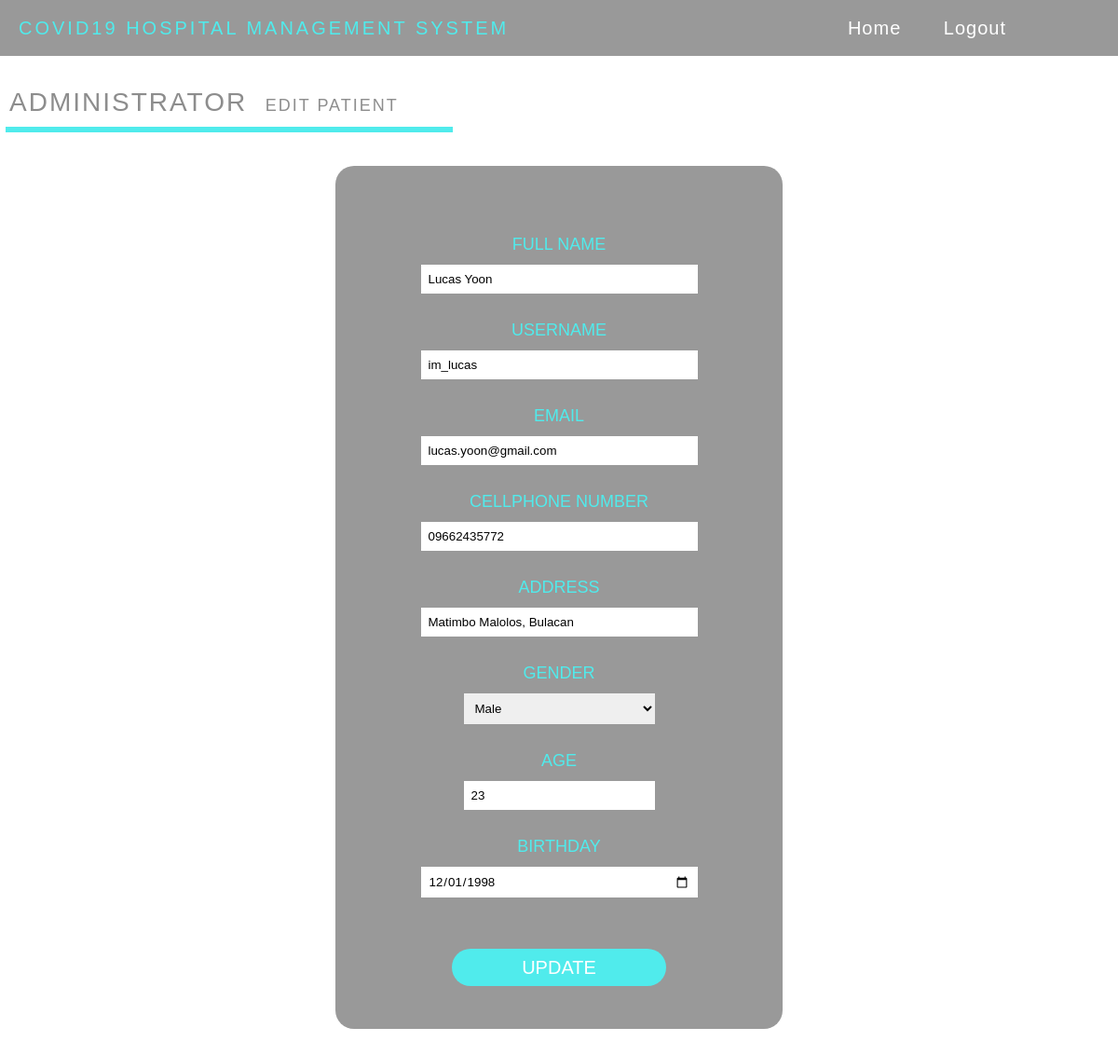
Page /admin/edit-ptn.php?id=1 on the committed database.
### tables this page shows
CREATE TABLE `patient` (
  `patient_ID` int(11) NOT NULL,
  `doctor_ID` int(20) NOT NULL,
  `pFullName` varchar(255) NOT NULL,
  `pUsername` varchar(255) NOT NULL,
  `pPassword` varchar(255) NOT NULL,
  `pEmail` varchar(255) NOT NULL,
  `pNumber` varchar(50) NOT NULL,
  `pAge` int(20) NOT NULL,
  `pBirthday` date NOT NULL,
  `pAddress` varchar(255) NOT NULL,
  `pGender` varchar(255) NOT NULL,
  `pProfilepic` varchar(255) NOT NULL
);

### admin/edit-ptn.php (the view, shortened to what this page needs)
<?php
	include("../include/config.php");
	$did = intval($_GET['id']);
?>
<!DOCTYPE html>
<html lang="en">
	<head>
		<link rel="stylesheet" href="styles.css">
	</head>
	<body>
		<div class="wrapper" id="wrapper">
			<div class="top_navbar">
				<div class="menu">
					<div class="logo">COVID19 Hospital Management System</div>
					<li><a href="home.php">Home</a>
					<a href="../include/logout.php" onClick="return confirm('Are you sure you want to logout?')">Logout</a></li>
				</div>
			</div>
			<p>ADMINISTRATOR&nbsp <small>EDIT PATIENT</small></p>
			<hr>
			<br><br>
			<div class="dfrm">
	<form role="form" name="adddoc" method="post" onSubmit="return valid();">
				<?php $sql=mysqli_query($conn,"select * from patient where patient_ID ='$did'");
					while($data=mysqli_fetch_array($sql)){ ?>
				<br><br><br>
				<label>FULL NAME</label>
				<input type="text" placeholder="Enter Full Name" name="fullname" value="<?php echo $data['pFullName']; ?>" required><br>
				<label>USERNAME</label>
				<input type="text" placeholder="Enter Username" name="username" value="<?php echo $data['pUsername']; ?>" required><br>
				<label>EMAIL</label>
				<input type="email" placeholder="Enter Email" name="email" value="<?php echo $data['pEmail']; ?>" required><br>
				<label>CELLPHONE NUMBER</label>
				<input type="text" placeholder="Enter Cellphone Number" name="number" value="<?php echo $data['pNumber']; ?>" required><br>
				<label>ADDRESS</label>
				<input type="text" placeholder="Enter Complete Address" name="address" value="<?php echo $data['pAddress']; ?>" required><br>
				<label>GENDER</label>
				<select name="gender" required>
				<option value="<?php echo $data['pGender']; ?>"><?php echo $data['pGender']; ?></option>
				</select><br>
				<label>AGE</label>
				<input type="number" name="age" value="<?php echo $data['pAge']; ?>" required><br>
				<label>BIRTHDAY</label>
				<input type="date" name="bday" value="<?php echo $data['pBirthday']; ?>" required><br>
				<br><br>
				<input type="submit" class="fbtn" value="UPDATE" name="epbtn"/>
				<br><br><br>
				<?php } ?>
				</div>
			<br><br><br><br><br>
		</div>
	</body>
</html>

### admin/styles.css (style rules this page uses)
* { margin: 0; padding: 0; list-style: none; box-sizing: border-box; text-decoration: none; font-family: Helvetica; }
li, a { font-size: 20px; text-decoration: none; color: #999; }
.wrapper { width: 100%; height: 100%; }
.top_navbar { background: #999; height: 60px; display: flex; position: fixed; width: 100%; top: 0; }
.top_navbar .menu { width: calc(100% - 80px); height: 100%; display: flex; justify-content: space-between; align-items: center; padding: 0 20px; }
.top_navbar .menu .logo { color: #50ebec; text-transform: uppercase; letter-spacing: 3px; font-size: 20px; }
.top_navbar .menu li a { color: white; padding: 10px; text-decoration: none; display: inline-block; letter-spacing: 1px; font-size: 20px; margin: 0 10px; }
p { margin-top: 7%; padding: 10px; color: #8d8d8d; font-size: 28px; letter-spacing: 2px; }
small { font-size: 18px; }
hr { margin-left: .5%; width: 40%; padding: 3px; background: #50ebec; border: none; }
.dfrm { margin-left: 30%; margin-right: 30%; padding: 10px; background-color: #999; border-radius: 20px; }
.dfrm input[type="date"], .dfrm input[type="time"], .dfrm input[type="text"], .dfrm input[type="email"], .dfrm textarea { width: 65%; display: block; border: 1px solid #999; padding: 8px; margin: auto; }
.dfrm input[type="number"], .dfrm select { width: 45%; display: block; border: 1px solid #999; padding: 8px; margin: auto; }
.dfrm label { display: block; color: #50ebec; font-size: 18px; padding: 10px; margin: auto; text-align: center; }
.dfrm .fbtn { width: 50%; height: 40px; border-radius: 20px; outline: none; border: none; background-color: #50EBEC; font-size: 20px; color: #fff; cursor: pointer; margin-left: 25%; }

### rows in the picture
patient: fullname "Lucas Yoon", username "im_lucas", email "lucas.yoon@gmail.com", number "09662435772", address "Matimbo Malolos, Bulacan", gender "Male", age "23", bday "12/01/1998"
